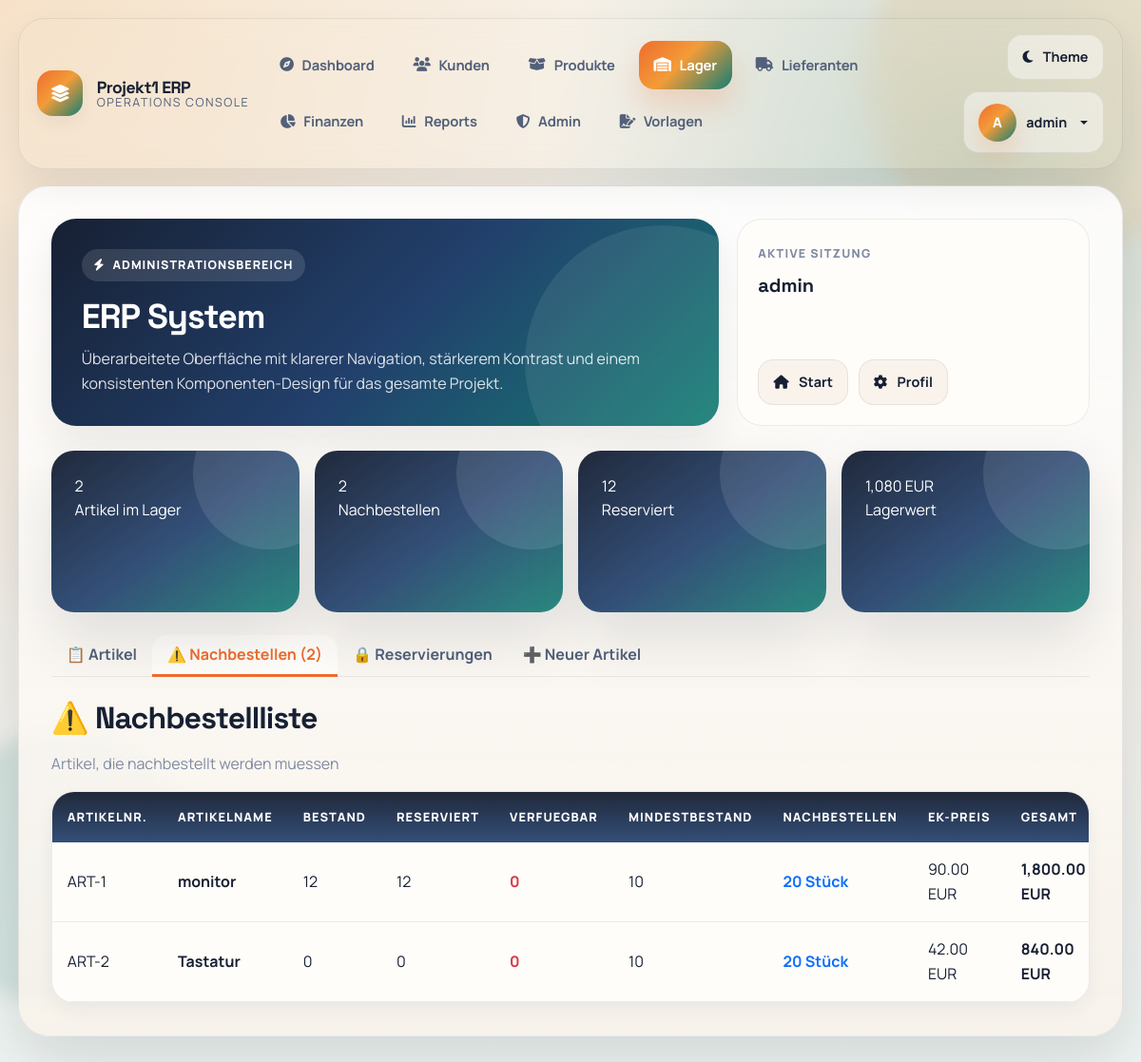
The page /lagerverwaltung.php?tab=nachbestellen (signed in) on the database its author committed.
### tables this page shows
CREATE TABLE lagerartikel (
        id INTEGER PRIMARY KEY AUTOINCREMENT,
        artikelnummer TEXT UNIQUE NOT NULL,
        artikelname TEXT NOT NULL,
        modellnummer TEXT,
        barcode TEXT,
        beschreibung TEXT,
        kategorie TEXT,
        einheit TEXT DEFAULT 'Stück',
        bestand REAL DEFAULT 0,
        reserviert REAL DEFAULT 0,
        mindestbestand REAL DEFAULT 0,
        lagerort TEXT,
        einkaufspreis REAL DEFAULT 0,
        verkaufspreis REAL DEFAULT 0,
        erstellt_am DATETIME DEFAULT CURRENT_TIMESTAMP
    );

### lagerverwaltung.php (the view, shortened to what this page needs)
<?php
require_once 'db_connection.php';
try {
    try {
        $PDO->exec("DROP TABLE IF EXISTS lagerartikel_old");
        $PDO->exec("ALTER TABLE lagerartikel RENAME TO lagerartikel_old");
    } catch (Exception $e) {}
    $PDO->exec("CREATE TABLE IF NOT EXISTS lagerartikel (
        id INTEGER PRIMARY KEY AUTOINCREMENT,
        artikelnummer TEXT UNIQUE NOT NULL,
        artikelname TEXT NOT NULL,
        modellnummer TEXT,
        barcode TEXT,
        beschreibung TEXT,
        kategorie TEXT,
        einheit TEXT DEFAULT 'Stück',
        bestand REAL DEFAULT 0,
        reserviert REAL DEFAULT 0,
        mindestbestand REAL DEFAULT 0,
        lagerort TEXT,
        einkaufspreis REAL DEFAULT 0,
        verkaufspreis REAL DEFAULT 0,
        erstellt_am DATETIME DEFAULT CURRENT_TIMESTAMP
    )");
    $PDO->exec("CREATE TABLE IF NOT EXISTS lager_reservierungen (
        id INTEGER PRIMARY KEY AUTOINCREMENT,
        artikel_id INTEGER NOT NULL,
        menge REAL NOT NULL,
        reserviert_fuer TEXT NOT NULL,
        angebot_id INTEGER,
        status TEXT DEFAULT 'reserviert',
        erstellt_am DATETIME DEFAULT CURRENT_TIMESTAMP
    )");
} catch (Exception $e) {}
$active_tab = $_GET['tab'] ?? 'artikel';
$stmt = $PDO->query("SELECT * FROM lagerartikel WHERE (bestand - reserviert) <= mindestbestand ORDER BY (bestand - reserviert) ASC");
$nachbestellen = $stmt->fetchAll();
$stmt = $PDO->query("SELECT COUNT(*) as anzahl FROM lagerartikel");
$anzahl_artikel = $stmt->fetch()['anzahl'];
$stmt = $PDO->query("SELECT COUNT(*) as anzahl FROM lagerartikel WHERE (bestand - reserviert) <= mindestbestand");
$artikel_nachbestellen = $stmt->fetch()['anzahl'];
$stmt = $PDO->query("SELECT SUM(bestand * einkaufspreis) as wert FROM lagerartikel");
$lagerwert = $stmt->fetch()['wert'] ?? 0;
$stmt = $PDO->query("SELECT SUM(reserviert) as gesamt FROM lagerartikel");
$gesamt_reserviert = $stmt->fetch()['gesamt'] ?? 0;
?>
<?php $page_title = 'ERP System'; include 'includes/header.php'; ?>
<div class="stats-grid">
    <div class="stat-card">
        <div class="stat-value"><?= $anzahl_artikel ?></div>
        <div>Artikel im Lager</div>
    </div>
    <div class="stat-card">
        <div class="stat-value"><?= $artikel_nachbestellen ?></div>
        <div>Nachbestellen</div>
    </div>
    <div class="stat-card">
        <div class="stat-value"><?= number_format($gesamt_reserviert, 0) ?></div>
        <div>Reserviert</div>
    </div>
    <div class="stat-card">
        <div class="stat-value"><?= number_format($lagerwert, 0) ?> EUR</div>
        <div>Lagerwert</div>
    </div>
</div>
<ul class="nav nav-tabs mb-4">
    <li class="nav-item"><a class="nav-link <?= $active_tab === 'artikel' ? 'active' : '' ?>" href="?tab=artikel">📋 Artikel</a></li>
    <li class="nav-item"><a class="nav-link <?= $active_tab === 'nachbestellen' ? 'active' : '' ?>" href="?tab=nachbestellen">⚠️ Nachbestellen (<?= $artikel_nachbestellen ?>)</a></li>
    <li class="nav-item"><a class="nav-link <?= $active_tab === 'reservierungen' ? 'active' : '' ?>" href="?tab=reservierungen">🔒 Reservierungen</a></li>
    <li class="nav-item"><a class="nav-link <?= $active_tab === 'neuerartikel' ? 'active' : '' ?>" href="?tab=neuerartikel">➕ Neuer Artikel</a></li>
</ul>
<?php if ($active_tab === 'nachbestellen'): ?>
<div id="nachbestellen">
    <h2>⚠️ Nachbestellliste</h2>
    <p class="text-muted">Artikel, die nachbestellt werden muessen</p>
    <div class="modern-table">
    <table class="table table-hover">
        <thead>
            <tr>
                <th>Artikelnr.</th>
                <th>Artikelname</th>
                <th>Bestand</th>
                <th>Reserviert</th>
                <th>Verfuegbar</th>
                <th>Mindestbestand</th>
                <th>Nachbestellen</th>
                <th>EK-Preis</th>
                <th>Gesamt</th>
            </tr>
        </thead>
        <tbody>
            <?php foreach ($nachbestellen as $art):
                $verfuegbar = $art['bestand'] - $art['reserviert'];
                $nachbestell_menge = max(0, $art['mindestbestand'] - $verfuegbar + 10);
            ?>
            <tr>
                <td><?= htmlspecialchars($art['artikelnummer']) ?></td>
                <td><strong><?= htmlspecialchars($art['artikelname']) ?></strong></td>
                <td><?= number_format($art['bestand'], 0) ?></td>
                <td><?= number_format($art['reserviert'], 0) ?></td>
                <td><strong class="text-danger"><?= number_format($verfuegbar, 0) ?></strong></td>
                <td><?= number_format($art['mindestbestand'], 0) ?></td>
                <td><strong class="text-primary"><?= number_format($nachbestell_menge, 0) ?> <?= $art['einheit'] ?></strong></td>
                <td><?= number_format($art['einkaufspreis'], 2) ?> EUR</td>
                <td><strong><?= number_format($nachbestell_menge * $art['einkaufspreis'], 2) ?> EUR</strong></td>
            </tr>
            <?php endforeach; ?>
        </tbody>
    </table>
    </div>
</div>
<?php endif; ?>
<?php include 'includes/footer.php'; ?>

### assets/css/global.css (style rules this page uses)
.table-responsive, .modern-table { scrollbar-width: thin; }
.text-muted { color: var(--text-muted) !important; }

### includes/table-style.php (style rules this page uses)
.modern-table { border-radius: 24px; overflow: auto; }

### rows shown on the page
lagerartikel: artikelnummer "ART-1", artikelname "monitor", bestand "12", reserviert "12", verfuegbar "0", mindestbestand "10", nachbestell_menge "20", einheit "Stück", einkaufspreis "90.00", $nachbestell_menge * $art['einkaufspreis'] "1,800.00"
lagerartikel: artikelnummer "ART-2", artikelname "Tastatur", bestand "0", reserviert "0", mindestbestand "10", nachbestell_menge "20", einheit "Stück", einkaufspreis "42.00", $nachbestell_menge * $art['einkaufspreis'] "840.00"

### other values the page prints
$item['label'] "Dashboard"
$item['label'] "Kunden"
$item['label'] "Produkte"
$item['label'] "Lager"
$item['label'] "Lieferanten"
$item['label'] "Finanzen"
$item['label'] "Reports"
$item['label'] "Admin"
$item['label'] "Vorlagen"
substr($username, 0, 1) "A"
$username "admin"
$kicker "ADMINISTRATIONSBEREICH"
$page_title "ERP System"
$aside_label "AKTIVE SITZUNG"
$aside_value "admin"
